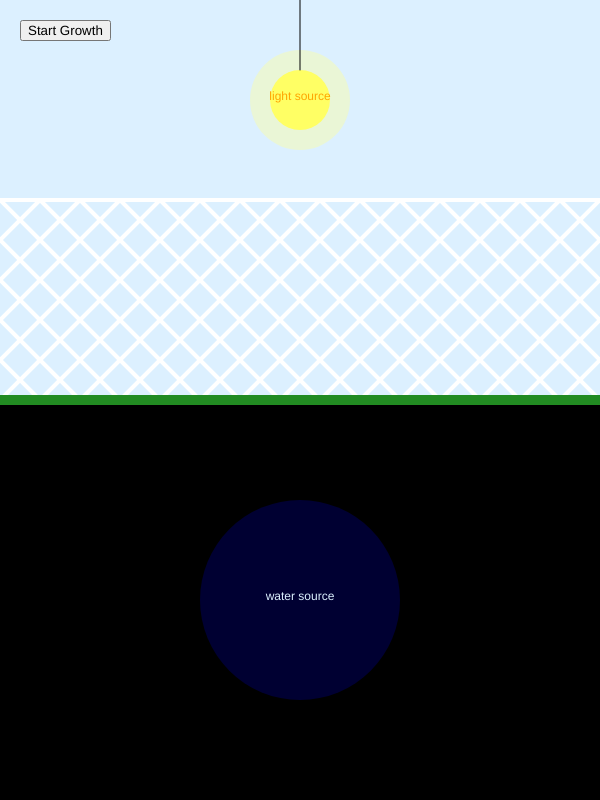
Frame 1 (no input)
Frame 60 (no input): identical to frame 1, image omitted
Frame 120 (the mouse pressed at the canvas centre since frame 60): identical to frame 1, image omitted

The p5.js sketch that drew this single still picture (run headless with seeded random() and noise() and a simulated clock; from frame 60 on, the mouse is pressed at the canvas centre):

// p5.js sketch
// ── sketch.js
//using https://editor.p5js.org/cap9661/sketches/rUZJWpnCx
//as my starting point


let bulbX, bulbY, blueGlowX, blueGlowY;
let bulbRadius = 30;
let isDraggingBulb = false;
let isDraggingGlow = false;
let vines = [];
let roots = [];
let growthStarted = false;
let startButton;
let trellisTopY;

function setup() {
  createCanvas(600, 800);
  bulbX = width / 2;
  bulbY = height / 8;
  blueGlowX = width / 2;
  blueGlowY = (3 * height) / 4;
  trellisTopY = height / 4; // Define the top of the trellis

  // Create button to start or reset growth
  startButton = createButton('Start Growth');
  startButton.position(20, 20);
  startButton.mousePressed(toggleGrowth);
}

function draw() {
  // Draw upper light blue background
  background(220, 240, 255);
  noStroke();
  fill(220, 240, 255);
  rect(0, 0, width, height / 2);

  // Draw lower black background
  fill(0);
  rect(0, height / 2, width, height / 2);

  // Draw blue glow in the lower half
  fill(0, 0, 255, 50);
  ellipse(blueGlowX, blueGlowY, 200, 200);
    fill(220, 240, 255)
  textAlign(CENTER)
  textSize(12)
  text("water source", blueGlowX, blueGlowY);

  // Draw trellis pattern
  drawTrellis();

  // Draw a white line at the top of the trellis
  stroke(255);
  strokeWeight(4);
 // line(0, height / 2, width, height / 2);
  line(0, height / 4, width, height / 4);

  noStroke()
  // Draw lightbulb glow
  fill(255, 255, 150, 100);
  ellipse(bulbX, bulbY, 100, 100);
 
  
  // Draw the lightbulb
  fill(255, 255, 100);
  ellipse(bulbX, bulbY, bulbRadius * 2, bulbRadius * 2);

  
   fill('orange')
  textAlign(CENTER)
  textSize(12)
  text("light source", bulbX, bulbY);
  
  // Draw the string of the lightbulb
  stroke(0);
  strokeWeight(1)
  line(bulbX, 0, bulbX, bulbY - bulbRadius);
  

  // Display vines and roots whether growing or done
  let allVinesFinished = true;
  let allRootsFinished = true;

  for (let i = 0; i < vines.length; i++) {
    if (vines[i].size > 1 && vines[i].y > trellisTopY && growthStarted) {
      vines[i].grow();
      allVinesFinished = false;
    }
    vines[i].display(); // Always display grown segments
  }

  for (let i = 0; i < roots.length; i++) {
    if (roots[i].size > 1 && growthStarted) {
      roots[i].grow();
      allRootsFinished = false;
    }
    roots[i].display(); // Always display grown segments
  }

  // If all vines and roots are finished, change button to "Reset" but keep growth visible
  if (allVinesFinished && allRootsFinished && growthStarted) {
    growthStarted = false;
    startButton.html("Reset");
  }
  
  
  //green line at bottom of trellis
   stroke(34, 139, 34);
  strokeWeight(10);
  line(0, height / 2, width, height / 2);
  //line(0, height / 4, width, height / 4);
}

function toggleGrowth() {
  if (startButton.html() === "Reset") {
    // Reset the canvas, clear vines and roots, and reset button text
    vines = [];
    roots = [];
    startButton.html("Start Growth");
  } else {
    growthStarted = true;
    initializeVinesAndRoots();
    startButton.html("Growing...");
  }
}

function initializeVinesAndRoots() {
  // Reset initial positions and create new vines and roots
  for (let i = 0; i < 30; i++) {
    let x = random(width);
    let y = height / 2;
    vines.push(new Vine(x, y));
    roots.push(new Root(x, y));
  }
}

class Vine {
  constructor(x, y) {
    this.x = x;
    this.y = y;
    this.size = random(8, 12); // Starting size of vine segment
    this.noiseOffsetX = random(100);  // Perlin noise offsets
    this.noiseOffsetY = random(100);
    this.xrandomizer = random(-0.2, 0.2);  // Initial random horizontal movement
    this.yrandomizer = -random(0.2, 0.3);  // Slower upward growth for more overlap
    this.shrinkRate = 0.992;  // Gradual tapering as vine grows
    this.segments = []; // Store each segment as it grows
    this.finished = false; // Track if vine has finished growing
  }

  grow() {
    if (this.size <= 1 || this.y <= trellisTopY) {
      this.finished = true;
      return;
    }

    // Append current position to segments to keep history
    this.segments.push({ x: this.x, y: this.y, size: this.size });

    // Attraction towards the lightbulb for a slight pull
    let lightAttractionX = (bulbX - this.x) / 8000;
    let lightAttractionY = (bulbY - this.y) / 8000;
    this.xrandomizer += lightAttractionX;
    this.yrandomizer += lightAttractionY;

    // Update position using Perlin noise and adjusted direction
    this.x += noise(this.noiseOffsetX) * this.xrandomizer;
    this.y += noise(this.noiseOffsetY) * this.yrandomizer;

    // Increment noise offsets to create smooth movement
    this.noiseOffsetX += 0.01;
    this.noiseOffsetY += 0.01;

    // Taper the vine segment size as it grows
    this.size *= this.shrinkRate;
  }

  display() {
    fill(34, 139, 34, 150); // Green with transparency for vine segments
    noStroke();
    for (let segment of this.segments) {
      ellipse(segment.x, segment.y, segment.size);
    }
  }

  createBranch() {
    if (this.size > 2) {
      let branch = new Vine(this.x, this.y);
      branch.size = this.size * 0.8;
      branch.xrandomizer = this.xrandomizer + random(-0.2, 0.2); // Small angle offset
      branch.yrandomizer = this.yrandomizer * 0.9; // Slightly slower upward growth
      return branch;
    }
    return null;
  }
}

class Root {
  constructor(x, y) {
    this.x = x;
    this.y = y;
    this.size = random(8, 12); // Starting size of root
    this.noiseOffsetX = random(100);  // Perlin noise offsets
    this.noiseOffsetY = random(100);
    this.xrandomizer = random(-0.2, 0.2);  // Initial random direction
    this.yrandomizer = random(0.2, 0.3);  // Slower downward growth for more overlap
    this.shrinkRate = 0.99;
    this.segments = []; // Store each segment as it grows
    this.finished = false; // Track if root has finished growing
  }

  grow() {
    if (this.size <= 1) {
      this.finished = true;
      return;
    }

    // Append current position to segments to keep history
    this.segments.push({ x: this.x, y: this.y, size: this.size });

    // Attraction towards the blue glow
    let glowAttractionX = (blueGlowX - this.x) / 10000;
    let glowAttractionY = (blueGlowY - this.y) / 10000;
    this.xrandomizer += glowAttractionX;
    this.yrandomizer += glowAttractionY;

    // Update position using Perlin noise and adjusted direction
    this.x += noise(this.noiseOffsetX) * this.xrandomizer;
    this.y += noise(this.noiseOffsetY) * this.yrandomizer;

    // Increment noise offsets
    this.noiseOffsetX += 0.02;
    this.noiseOffsetY += 0.02;

    // Taper the root segment size as it grows
    this.size *= this.shrinkRate;
  }

  display() {
    fill(139, 69, 19, 100); // Brown color with transparency for roots
    noStroke();
    for (let segment of this.segments) {
      ellipse(segment.x, segment.y, segment.size);
    }
  }

  createBranch() {
    if (this.size > 2) {
      let branch = new Root(this.x, this.y);
      branch.size = this.size * 0.8;
      branch.xrandomizer = this.xrandomizer + random(-0.2, 0.2);
      branch.yrandomizer = this.yrandomizer * 1.1; // Slightly faster downward growth
      return branch;
    }
    return null;
  }
}

function drawTrellis() {
  let spacing = 40;  // Adjust spacing to control size of diamonds
  stroke(255, 255, 255); // White with slight transparency
  strokeWeight(4);
  
  let endY = height / 2;
  let startY = endY - height / 4;

  for (let x = -spacing; x < width + spacing; x += spacing) {
    for (let y = startY; y < endY; y += spacing) {
      line(x, y, x + spacing, y + spacing);
      line(x + spacing, y, x, y + spacing);
    }
  }
}

function mousePressed() {
  let dBulb = dist(mouseX, mouseY, bulbX, bulbY);
  if (dBulb < bulbRadius) {
    isDraggingBulb = true;
  }

  let dGlow = dist(mouseX, mouseY, blueGlowX, blueGlowY);
  if (dGlow < 100) {
    isDraggingGlow = true;
  }
}

function mouseDragged() {
  if (isDraggingBulb) {
    bulbX = constrain(mouseX, 0, width);
  }

  if (isDraggingGlow) {
    blueGlowX = constrain(mouseX, 0, width);
    blueGlowY = constrain(mouseY, height / 2, height);
  }
}

function mouseReleased() {
  isDraggingBulb = false;
  isDraggingGlow = false;
}
